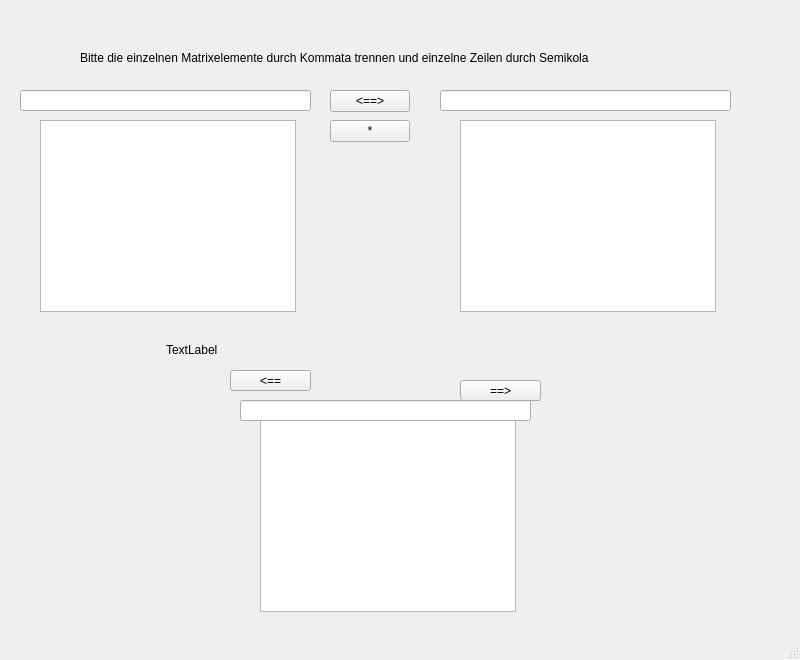
<?xml version="1.0" encoding="UTF-8"?>
<ui version="4.0">
 <class>Matrix</class>
 <widget class="QMainWindow" name="Matrix">
  <property name="geometry">
   <rect>
    <x>0</x>
    <y>0</y>
    <width>800</width>
    <height>660</height>
   </rect>
  </property>
  <property name="windowTitle">
   <string>MainWindow</string>
  </property>
  <widget class="QWidget" name="centralwidget">
   <widget class="QLabel" name="label">
    <property name="geometry">
     <rect>
      <x>80</x>
      <y>50</y>
      <width>561</width>
      <height>16</height>
     </rect>
    </property>
    <property name="text">
     <string>Bitte die einzelnen Matrixelemente durch Kommata trennen und einzelne Zeilen durch Semikola</string>
    </property>
   </widget>
   <widget class="QLineEdit" name="lineMatrix1">
    <property name="geometry">
     <rect>
      <x>20</x>
      <y>90</y>
      <width>291</width>
      <height>21</height>
     </rect>
    </property>
   </widget>
   <widget class="QTextBrowser" name="textMatrix1">
    <property name="geometry">
     <rect>
      <x>40</x>
      <y>120</y>
      <width>256</width>
      <height>192</height>
     </rect>
    </property>
   </widget>
   <widget class="QLineEdit" name="lineMatrix2">
    <property name="geometry">
     <rect>
      <x>440</x>
      <y>90</y>
      <width>291</width>
      <height>21</height>
     </rect>
    </property>
   </widget>
   <widget class="QTextBrowser" name="textMatrix2">
    <property name="geometry">
     <rect>
      <x>460</x>
      <y>120</y>
      <width>256</width>
      <height>192</height>
     </rect>
    </property>
   </widget>
   <widget class="QPushButton" name="ButtonChangeAB">
    <property name="geometry">
     <rect>
      <x>330</x>
      <y>90</y>
      <width>80</width>
      <height>22</height>
     </rect>
    </property>
    <property name="text">
     <string>&lt;==&gt;</string>
    </property>
   </widget>
   <widget class="QTextBrowser" name="textMatrixErg">
    <property name="geometry">
     <rect>
      <x>260</x>
      <y>420</y>
      <width>256</width>
      <height>192</height>
     </rect>
    </property>
   </widget>
   <widget class="QPushButton" name="ButtonChangeAErg">
    <property name="geometry">
     <rect>
      <x>230</x>
      <y>370</y>
      <width>81</width>
      <height>21</height>
     </rect>
    </property>
    <property name="text">
     <string>&lt;==</string>
    </property>
   </widget>
   <widget class="QPushButton" name="ButtonChangeBErg">
    <property name="geometry">
     <rect>
      <x>460</x>
      <y>380</y>
      <width>81</width>
      <height>21</height>
     </rect>
    </property>
    <property name="text">
     <string>==&gt;</string>
    </property>
   </widget>
   <widget class="QPushButton" name="ButtonMult">
    <property name="geometry">
     <rect>
      <x>330</x>
      <y>120</y>
      <width>80</width>
      <height>22</height>
     </rect>
    </property>
    <property name="text">
     <string>*</string>
    </property>
   </widget>
   <widget class="QLineEdit" name="lineMatrixErg">
    <property name="geometry">
     <rect>
      <x>240</x>
      <y>400</y>
      <width>291</width>
      <height>21</height>
     </rect>
    </property>
   </widget>
   <widget class="QLabel" name="labelError">
    <property name="geometry">
     <rect>
      <x>166</x>
      <y>340</y>
      <width>501</width>
      <height>20</height>
     </rect>
    </property>
    <property name="text">
     <string>TextLabel</string>
    </property>
   </widget>
  </widget>
  <widget class="QMenuBar" name="menubar">
   <property name="geometry">
    <rect>
     <x>0</x>
     <y>0</y>
     <width>800</width>
     <height>21</height>
    </rect>
   </property>
  </widget>
  <widget class="QStatusBar" name="statusbar"/>
 </widget>
 <resources/>
 <connections/>
</ui>
